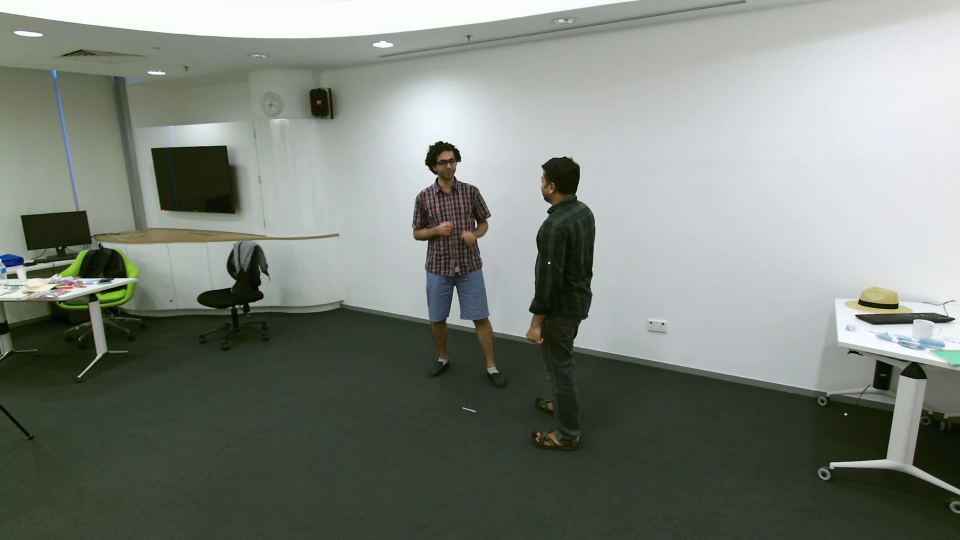
#> input picture frame 5 of test_video2.avi, 1920 x 1080 px (shown at 1/2 size)
$ python drawRect.py
#> lines starting #> are read from the running program, lines starting #| are printed output that depends on the picture; after the words box and inside, x2 and y2 are one past the last pixel; in counts of white or black regions, pixels touching at a corner belong together
import cv2
import numpy as np

cap = cv2.VideoCapture('./test_video2.avi')

def draw(rects,color):
 for r in rects:
  p1 = (r[0], r[1])
  p2 = (r[0]+r[2], r[1]+r[3])
  cv2.rectangle(img, p1, p2, color,4)

limit_area = 500
x = 0
y = 0
w = 0
h = 0
nuclei = []
count = 0
number_name = 1

while True:
    ret, img = cap.read()
#> img is the input picture: shape (1080, 1920, 3); mean B, G, R 123.1, 131.1, 124.9
    if not ret:
        break
    img = cv2.add(img, 0.70)
    img_hsv = cv2.cvtColor(img, cv2.COLOR_BGR2HSV)
#> img_hsv: shape (1080, 1920, 3); mean H, S, V 63.2, 39.2, 133.1
    mask1 = cv2.inRange(img_hsv, (90, 90, 0), (255, 255, 255))
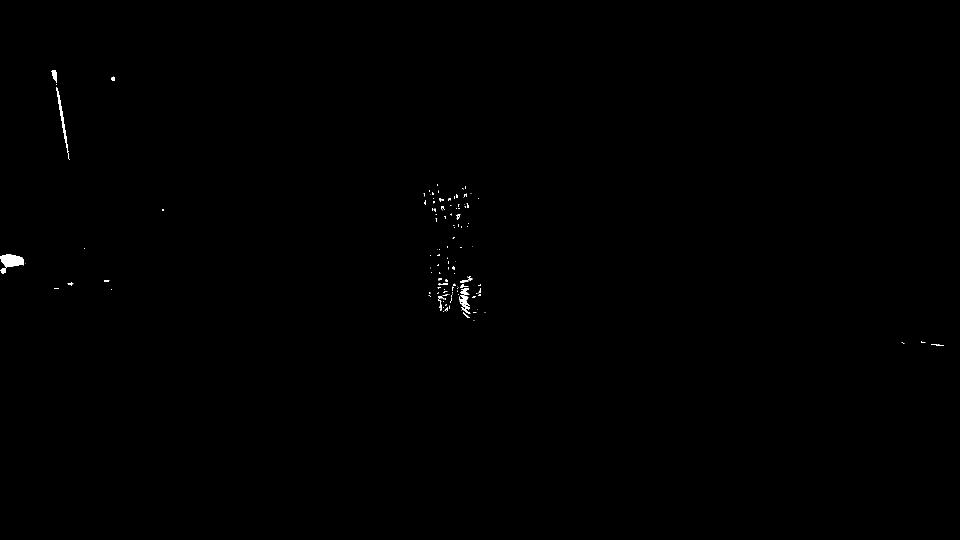
#> mask1: shape (1080, 1920) (shown at 1/2 size); 0.18% white; 150 white regions (120 under 20 px), largest, box (x1, y1, x2, y2) and area: (0, 508, 48, 535) 935, (112, 174, 138, 318) 621, (918, 590, 940, 620) 298
    mask2 = cv2.inRange(img_hsv, (70, 100, 0), (255, 255, 255))
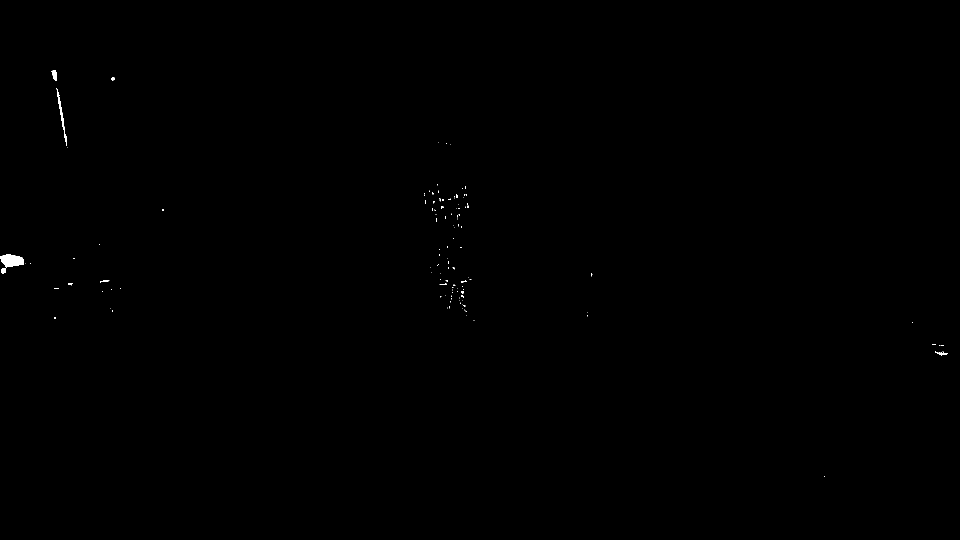
#> mask2: shape (1080, 1920) (shown at 1/2 size); 0.12% white; 152 white regions (141 under 20 px), largest, box (x1, y1, x2, y2) and area: (0, 508, 48, 535) 922, (114, 178, 134, 292) 429, (102, 140, 114, 162) 171
    mask = mask1 + mask2
    kernel = np.ones((1, 3), np.uint8)
    mask = cv2.dilate(mask, kernel, iterations=2)
    mask = cv2.morphologyEx(mask, cv2.MORPH_OPEN, kernel)
    mask_blur = cv2.medianBlur(mask, 5)
    canny = cv2.Canny(mask_blur, 100, 300, 3)
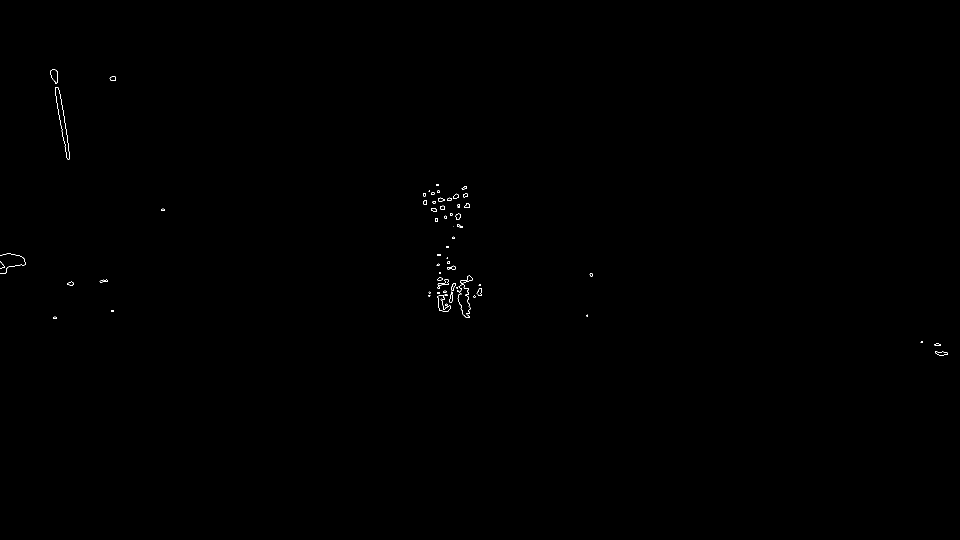
#> canny: shape (1080, 1920) (shown at 1/2 size); 0.11% white in thin lines or dots, all inside (x1, y1, x2, y2) = (0, 139, 1896, 712)
    contours, hierarchy = cv2.findContours(canny, cv2.RETR_EXTERNAL, cv2.CHAIN_APPROX_SIMPLE)
#> contours = 68 contours, 37 with area under 20; largest, box (x1, y1, x2, y2) and area: (875, 590, 902, 624) 372, (920, 551, 946, 568) 150, (1870, 702, 1896, 712) 132, (875, 558, 898, 571) 115, (953, 576, 964, 592) 99

    rects = []
    for cnt in contours:
        if cv2.contourArea(cnt) >= limit_area:
            nuclei.append(cnt)
            print(cv2.contourArea(cnt))
            x, y, w, h = cv2.boundingRect(cnt)
            rects.append([x, y, w, h])
            rects.append([x, y, w, h])
#> this loop made 68 passes
#> cnt on passes 6, 11, 13, 33, 41, 43, 48: [[223, 620], [223, 623], [226, 623], [226, 620]], [[921, 589]], [[905, 584], [905, 587]], [[878, 544], [878, 547], [881, 547], [881, 544]], [[893, 492], [893, 495], [896, 495], [896, 492]], [[907, 453]], [[900, 427], [900, 430], [904, 430], [904, 427]]
#> after the loop, nuclei = []; rects = []

    rects, weights = cv2.groupRectangles(rects, 1, 1.5)
#> rects = (); weights = ()
    draw(rects, (0, 0, 255))
    cv2.imshow('img', img)

    k = cv2.waitKey(50) & 0xff
#> (key Esc is pressed here)
    if k == 27:
        break

cv2.destroyAllWindows()
cap.release()

$ run again, starting later in the video
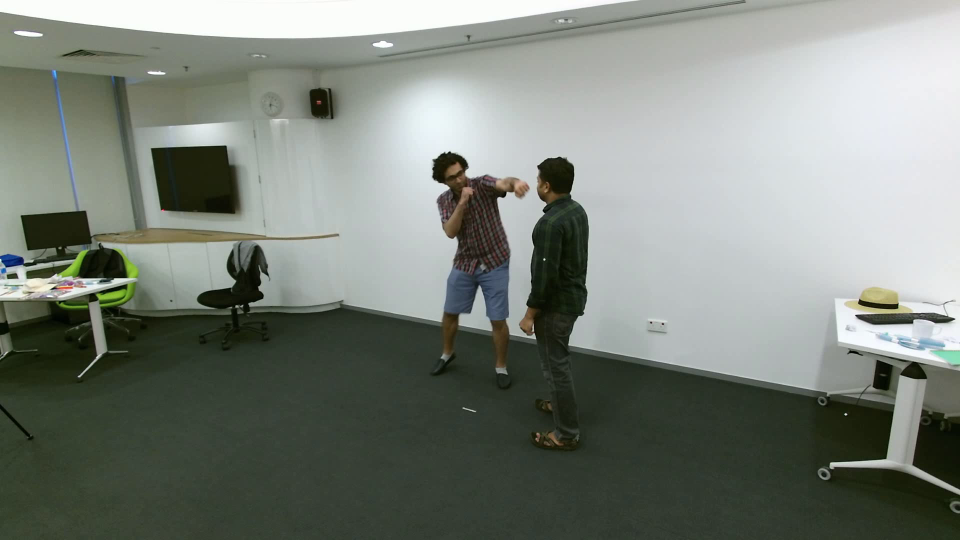
#> input picture frame 24 of test_video2.avi, 1920 x 1080 px (shown at 1/2 size)
#> img is the input picture: shape (1080, 1920, 3); mean B, G, R 122.9, 130.9, 124.5
#> img_hsv: shape (1080, 1920, 3); mean H, S, V 63.4, 39.4, 132.8
#> `mask1 = cv2.inRange(img_hsv, (90, 90, 0), (255, 255, 255))`:
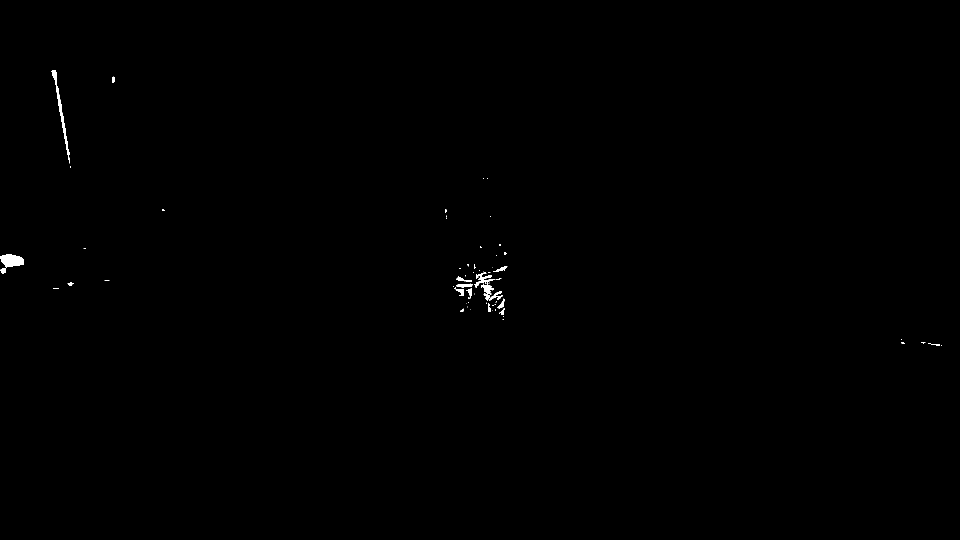
#> mask1: shape (1080, 1920) (shown at 1/2 size); 0.21% white; 73 white regions (51 under 20 px), largest, box (x1, y1, x2, y2) and area: (102, 140, 140, 326) 976, (0, 508, 48, 535) 937, (962, 567, 988, 602) 353
#> mask2: shape (1080, 1920); 0.13% white; 77 white regions (57 under 20 px), largest, box (x1, y1, x2, y2) and area: (0, 508, 48, 535) 920, (104, 140, 136, 304) 735, (966, 571, 984, 587) 116
#> canny: shape (1080, 1920); 0.09% white in thin lines or dots, all inside (x1, y1, x2, y2) = (0, 139, 1906, 712)
#> contours = 32 contours, 12 with area under 20; largest, box (x1, y1, x2, y2) and area: (906, 542, 1006, 602) 1886, (101, 139, 142, 327) 1706, (993, 597, 1012, 632) 314, (933, 575, 947, 598) 198, (911, 551, 945, 564) 176
#> the loop `for cnt in contours:` made 32 passes
#> (x, y, w, h) on passes 18, 32: (906, 542, 100, 60), (101, 139, 41, 188)
#> (printed output is left out)
#> after the loop `for cnt in contours:`: nuclei = 2 contours; box (x1, y1, x2, y2) and area: (906, 542, 1006, 602) 1886, (101, 139, 142, 327) 1706; rects = [[906, 542, 100, 60], [906, 542, 100, 60], [101, 139, 41, 188], [101, 139, 41, 188]]
#> `rects, weights = cv2.groupRectangles(rects, 1, 1.5)`: rects = [[906, 542, 100, 60], [101, 139, 41, 188]]; weights = [2, 2]
#> the loop in draw, `for r in rects:` made 2 passes
#> (r, p2) on passes 1 to 2: ([906, 542, 100, 60], (1006, 602)), ([101, 139, 41, 188], (142, 327))
#> after the loop in draw, `for r in rects:`:
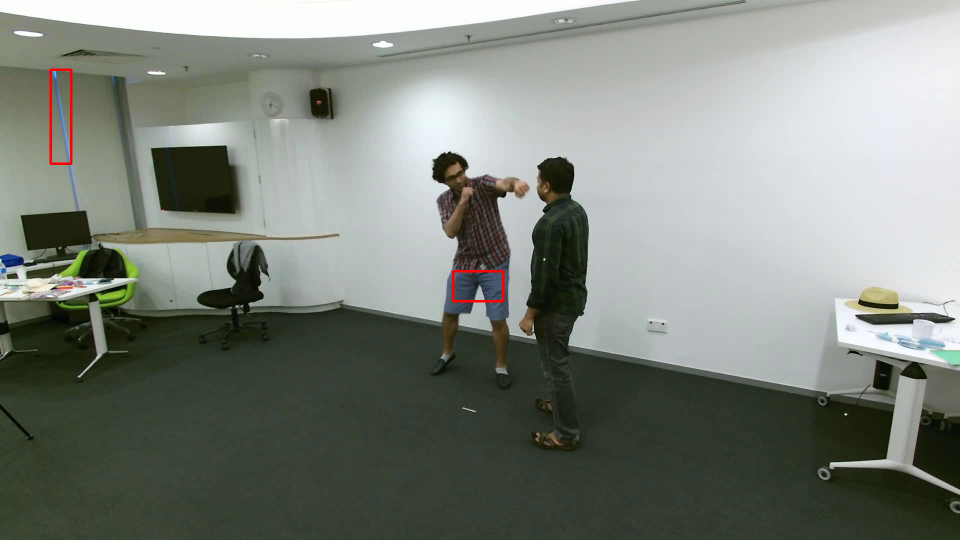
#> img: shape (1080, 1920, 3) (shown at 1/2 size); mean B, G, R 123.7, 131.7, 125.8

$ run again, starting later in the video
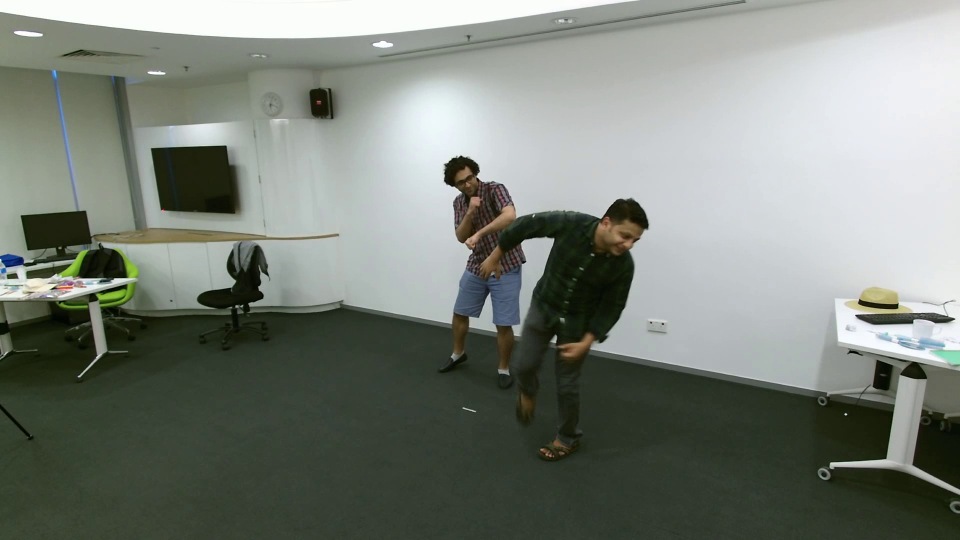
#> input picture frame 44 of test_video2.avi, 1920 x 1080 px (shown at 1/2 size)
#> img is the input picture: shape (1080, 1920, 3); mean B, G, R 122.4, 130.5, 124.3
#> img_hsv: shape (1080, 1920, 3); mean H, S, V 63.2, 40.4, 132.5
#> `mask1 = cv2.inRange(img_hsv, (90, 90, 0), (255, 255, 255))`:
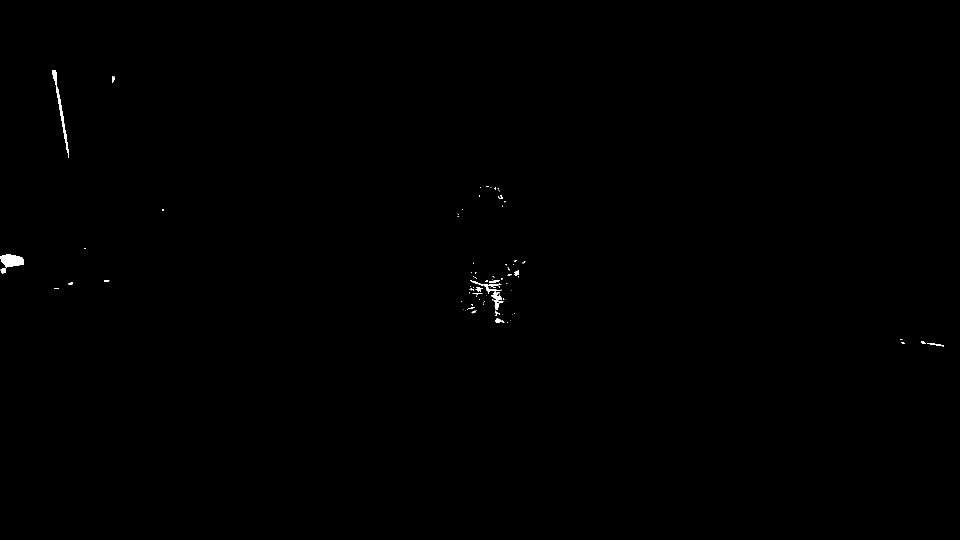
#> mask1: shape (1080, 1920) (shown at 1/2 size); 0.18% white; 105 white regions (84 under 20 px), largest, box (x1, y1, x2, y2) and area: (0, 508, 48, 535) 927, (104, 140, 138, 316) 906, (982, 585, 1007, 620) 340
#> mask2: shape (1080, 1920); 0.12% white; 78 white regions (65 under 20 px), largest, box (x1, y1, x2, y2) and area: (0, 508, 48, 535) 919, (104, 140, 136, 302) 670, (1871, 704, 1902, 713) 161
#> canny: shape (1080, 1920); 0.08% white in thin lines or dots, all inside (x1, y1, x2, y2) = (0, 139, 1903, 713)
#> contours = 39 contours, 22 with area under 20; largest, box (x1, y1, x2, y2) and area: (101, 139, 140, 316) 1596, (1873, 702, 1903, 713) 205, (939, 573, 966, 583) 148, (988, 635, 1009, 646) 134, (1857, 685, 1888, 693) 109
#> the loop `for cnt in contours:` made 39 passes
#> (x, y, w, h) on pass 39: (101, 139, 39, 177)
#> (printed output is left out)
#> after the loop `for cnt in contours:`: nuclei = 1 contour; box (x1, y1, x2, y2) and area: (101, 139, 140, 316) 1596; rects = [[101, 139, 39, 177], [101, 139, 39, 177]]
#> `rects, weights = cv2.groupRectangles(rects, 1, 1.5)`: rects = [[101, 139, 39, 177]]; weights = [2]
#> the loop in draw, `for r in rects:` made 1 pass
#> (r, p2) on pass 1: ([101, 139, 39, 177], (140, 316))
#> after the loop in draw, `for r in rects:`:
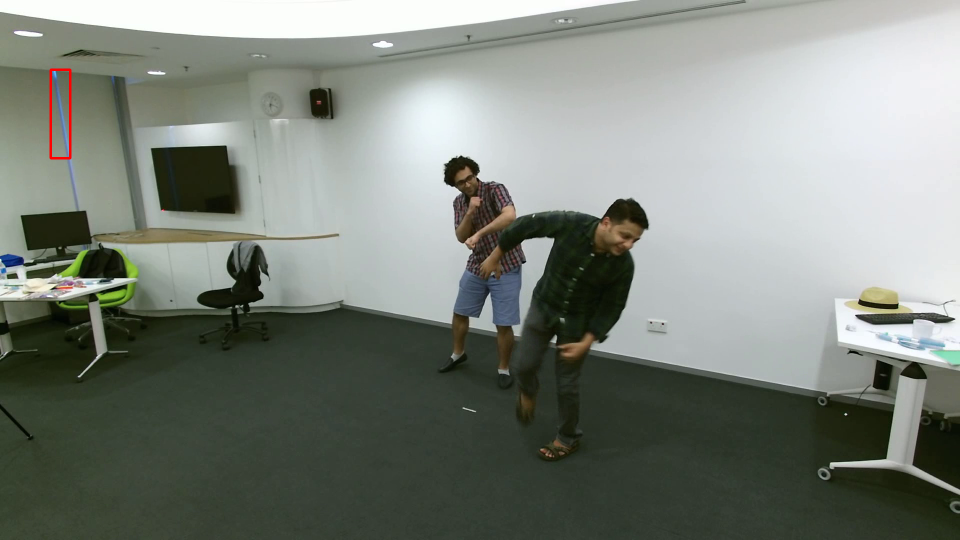
#> img: shape (1080, 1920, 3) (shown at 1/2 size); mean B, G, R 123.3, 131.4, 125.4
